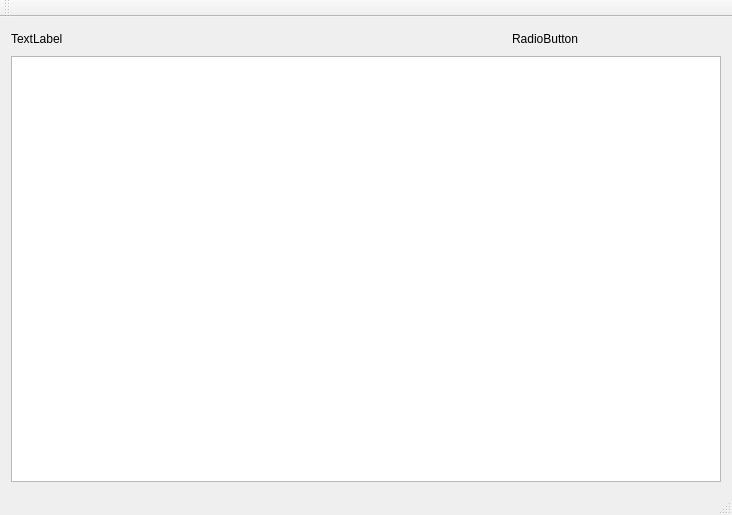
<?xml version="1.0" encoding="UTF-8"?>
<ui version="4.0">
 <class>MainWindow</class>
 <widget class="QMainWindow" name="MainWindow">
  <property name="geometry">
   <rect>
    <x>0</x>
    <y>0</y>
    <width>732</width>
    <height>515</height>
   </rect>
  </property>
  <property name="windowTitle">
   <string>MainWindow</string>
  </property>
  <widget class="QWidget" name="centralWidget">
   <layout class="QGridLayout" name="gridLayout">
    <item row="0" column="0">
     <layout class="QHBoxLayout" name="horizontalLayout">
      <item>
       <widget class="QLabel" name="label">
        <property name="text">
         <string>TextLabel</string>
        </property>
       </widget>
      </item>
      <item>
       <widget class="QPushButton" name="pushButton">
        <property name="text">
         <string>RadioButton</string>
        </property>
        <property name="flat">
         <bool>true</bool>
        </property>
       </widget>
      </item>
     </layout>
    </item>
    <item row="1" column="0">
     <widget class="QTrashTableView" name="tableView"/>
    </item>
   </layout>
  </widget>
  <widget class="QMenuBar" name="menuBar">
   <property name="geometry">
    <rect>
     <x>0</x>
     <y>0</y>
     <width>732</width>
     <height>30</height>
    </rect>
   </property>
  </widget>
  <widget class="QToolBar" name="mainToolBar">
   <attribute name="toolBarArea">
    <enum>TopToolBarArea</enum>
   </attribute>
   <attribute name="toolBarBreak">
    <bool>false</bool>
   </attribute>
  </widget>
  <widget class="QStatusBar" name="statusBar"/>
 </widget>
 <layoutdefault spacing="6" margin="11"/>
 <customwidgets>
  <customwidget>
   <class>QTrashTableView</class>
   <extends>QTableView</extends>
   <header>QTrashTableView.hpp</header>
  </customwidget>
 </customwidgets>
 <resources/>
 <connections/>
</ui>
